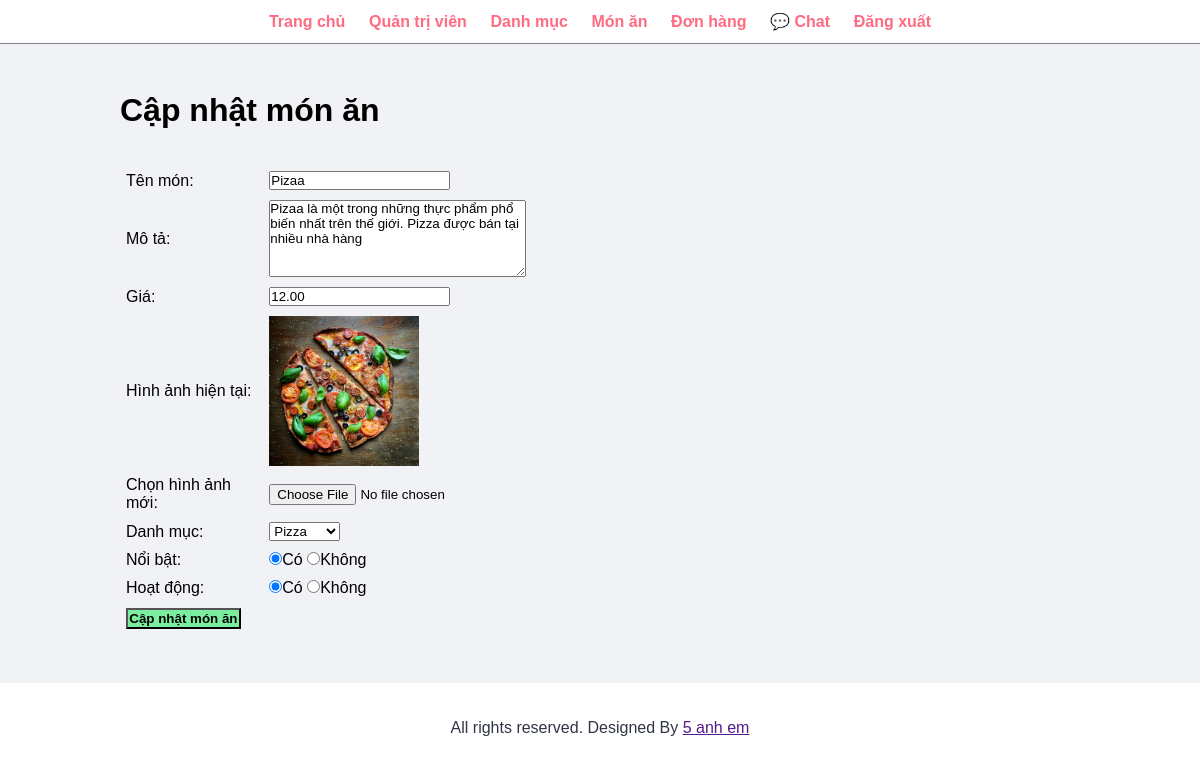
The page /admin/update-food.php?id=50 (signed in) on the database as committed earlier.
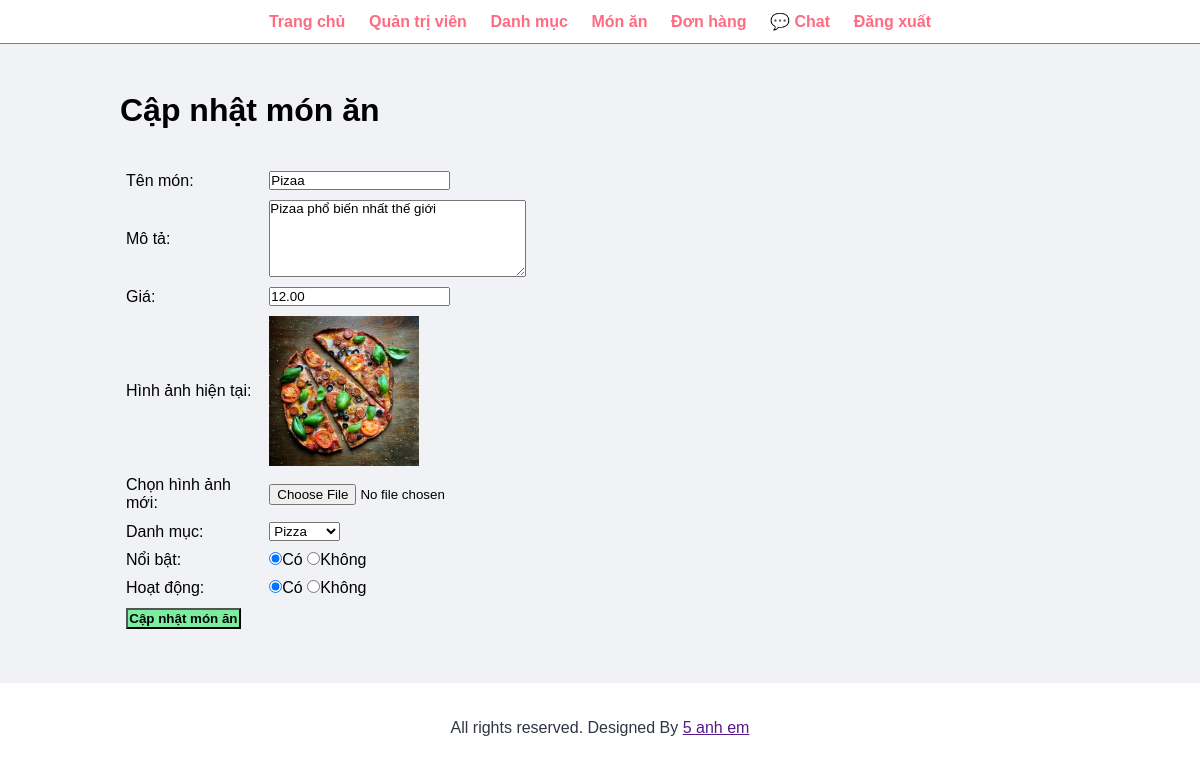
The same page on the database as committed later.
### tables this page shows
CREATE TABLE `tbl_food` (
  `id` int(10) UNSIGNED NOT NULL,
  `title` varchar(150) NOT NULL,
  `description` varchar(255) NOT NULL,
  `price` decimal(10,2) NOT NULL,
  `image_name` varchar(255) NOT NULL,
  `category_id` int(10) UNSIGNED NOT NULL,
  `featured` varchar(10) NOT NULL,
  `active` varchar(10) NOT NULL
);

CREATE TABLE `tbl_category` (
  `id` int(10) UNSIGNED NOT NULL,
  `title` varchar(100) NOT NULL,
  `featured` varchar(10) NOT NULL,
  `active` varchar(10) NOT NULL,
  `image_name` varchar(255) NOT NULL
);

### admin/update-food.php (the view, shortened to what this page needs)
<?php include('partials/menu.php'); ?>
<?php
    if(isset($_GET['id']))
    {
        $id=$_GET['id'];
        $sql2="SELECT * FROM tbl_food WHERE id='$id'";
        $res2=mysqli_query($conn, $sql2);
        $row2=mysqli_fetch_assoc($res2);
        $title = $row2['title'];
        $description = $row2['description'];
        $price = $row2['price'];
        $current_image = $row2['image_name'];
        $current_category = $row2['category_id'];
        $featured = $row2['featured'];
        $active = $row2['active'];
    }
    else
    {
        header('location:'.SITEURL.'admin/manage-food.php');
    }
?>
<div class='main-content'>
    <div class='wrapper'>
        <h1>Cập nhật món ăn</h1>
        <br><br>
        <form action="" method="post" enctype="multipart/form-data">
            <table class='tbl-30'>
            <tr>
                    <td>Tên món: </td>
                    <td>
                        <input type="text" name="title" value="<?php echo $title; ?>">
                    </td>
                </tr>
                <tr>
                    <td>Mô tả: </td>
                    <td>
                        <textarea name="description" cols="30" rows="5"><?php echo $description; ?></textarea>
                    </td>
                </tr>
                <tr>
                    <td>Giá: </td>
                    <td>
                        <input type="number" name="price" value="<?php echo $price; ?>" min="0">
                    </td>
                </tr>
                <tr>
                    <td>Hình ảnh hiện tại: </td>
                    <td>
                        <?php
                        if($current_image == "")
                        {
                            echo "<div class='error'>Chưa có hình ảnh.</div>";
                        }
                        else
                        {
                            ?>
                            <img src="<?php echo SITEURL; ?>image/food/<?php echo $current_image ?>" width="150px">
                            <?php
                        }
                        ?>
                    </td>
                </tr>
                <tr>
                    <td>Chọn hình ảnh mới: </td>
                    <td>
                        <input type="file" name="image">
                    </td>
                </tr>
                <tr>
                    <td>Danh mục: </td>
                    <td>
                        <select name="category">
                            <?php
                                $sql="SELECT * FROM tbl_category WHERE active='Yes'";
                                $res = mysqli_query($conn, $sql);
                                $count = mysqli_num_rows($res);
                                if($count>0)
                                {
                                    while($row=mysqli_fetch_assoc($res))
                                    {
                                        $category_id = $row['id'];
                                        $category_title = $row['title'];
                                        ?>
                                        <option <?php if($current_category==$category_id){echo "selected";} ?> value="<?php echo $category_id; ?>"><?php echo $category_title; ?></option>
                                        <?php
                                    }
                                }
                                else
                                {
                                    ?>
                                     <option value="0">Không tìm thấy danh mục</option>
                                     <?php
                                }
                            ?>
                        </select>
                    </td>
                </tr>
                <tr>
                    <td>Nổi bật: </td>
                    <td>
                        <input <?php if($featured == "Yes"){echo "checked";} ?> type="radio" name="featured" value="Yes">Có
                        <input <?php if($featured == "No"){echo "checked";}?> type="radio" name="featured" value="No">Không
                    </td>
                </tr>
                <tr>
                    <td>Hoạt động: </td>
                    <td>
                        <input <?php if($active == "Yes"){echo "checked";} ?> type="radio" name="active" value="Yes">Có
                        <input <?php if($active == "No"){echo "checked";} ?> type="radio" name="active" value="No">Không
                    </td>
                </tr>
                <tr>
                    <td>
                        <input type="submit" name="submit" value="Cập nhật món ăn" class = "btn-secondary">
                    </td>
                </tr>
            </table>
        </form>
    </div>
</div>
<?php include('partials/footer.php'); ?>

Rows that differ between the two databases and show on the page:
changed tbl_food "Pizaa": description "Pizaa là một trong những thực phẩm phổ biến nhất trên thế giới. Pizza được bán tại nhiều nhà hàng" → "Pizaa phổ biến nhất thế giới"
